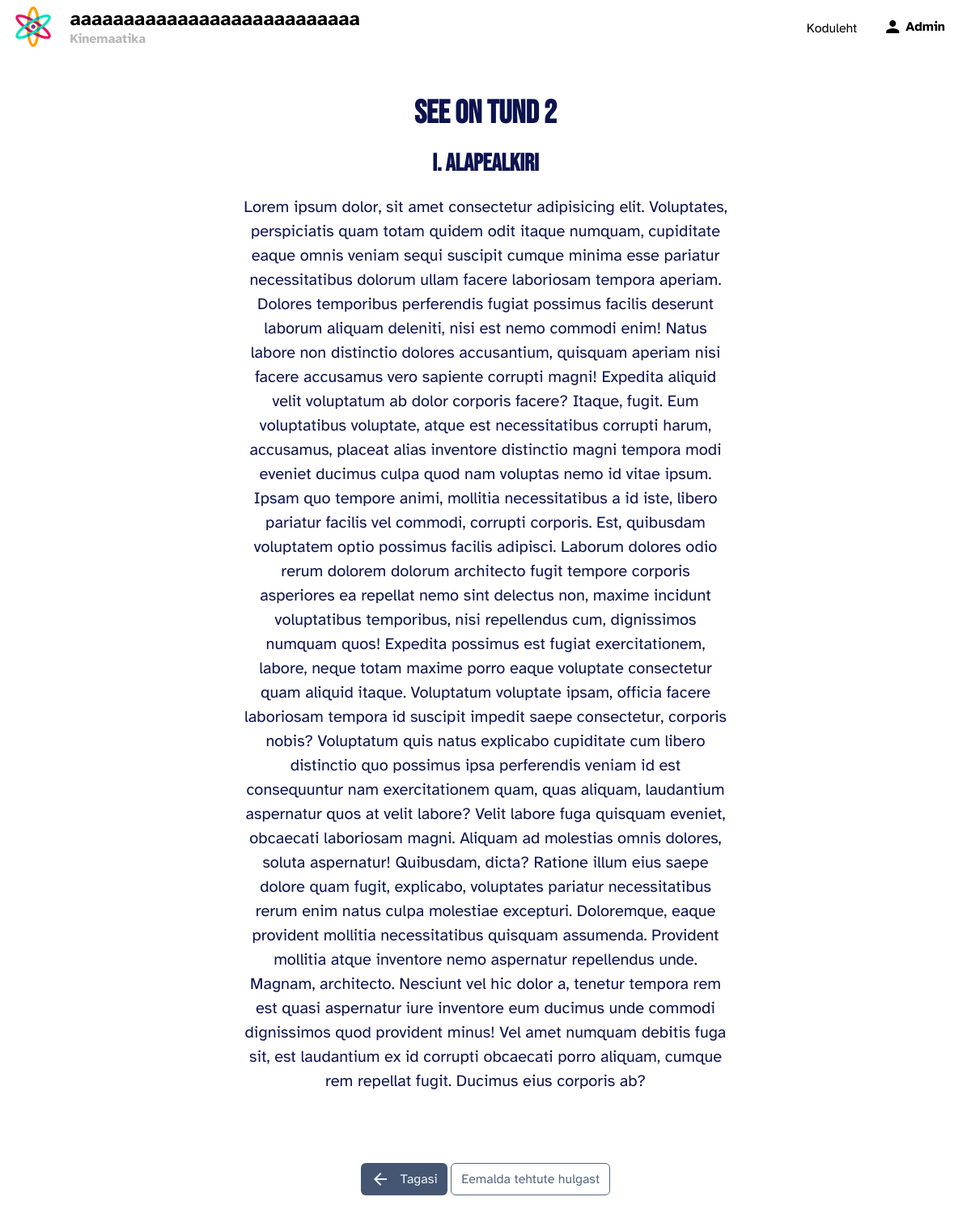
Before: /lesson/3 (signed in) with the older database file.
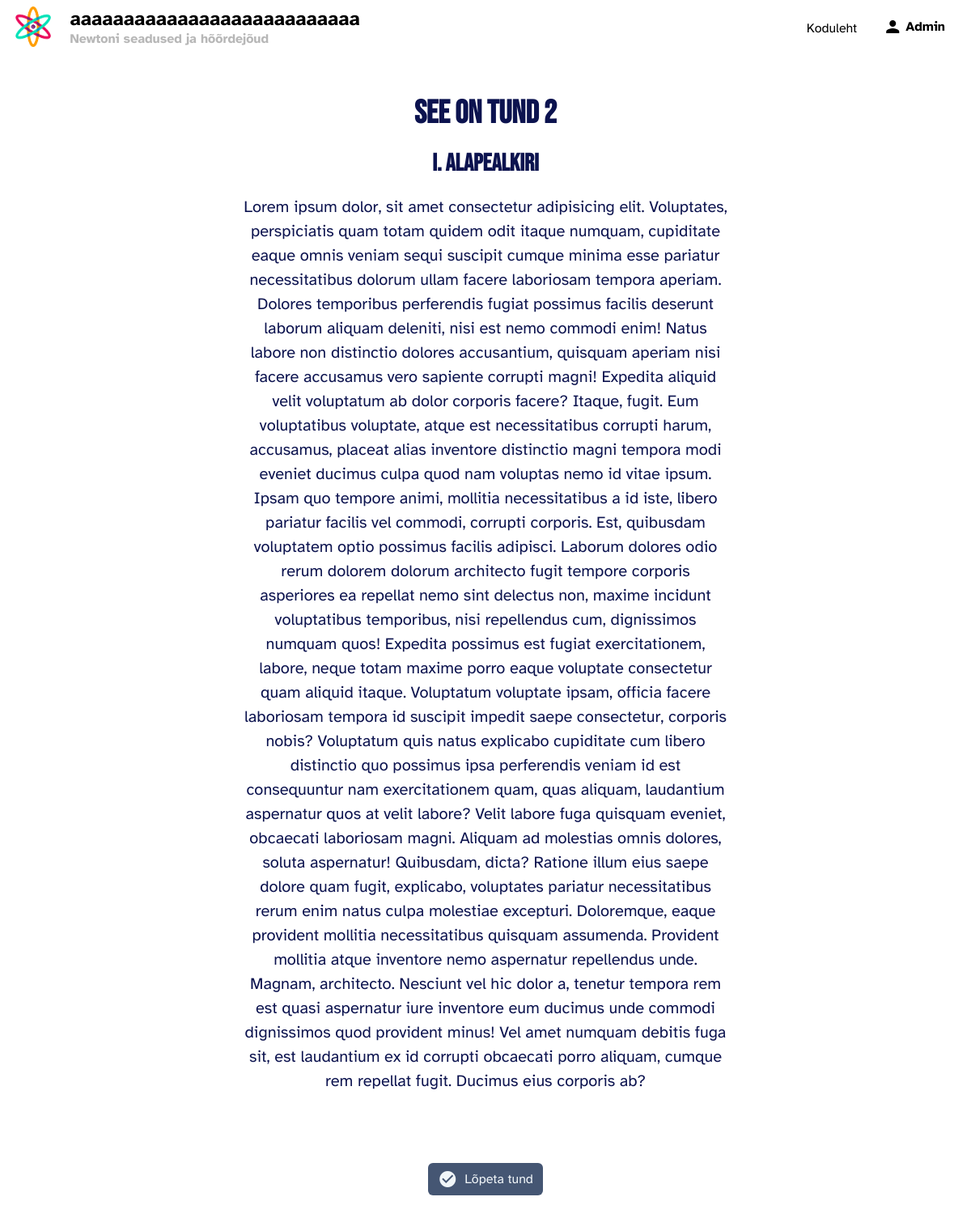
After: the same page with the newer database file.
### app/models.py (models this page shows, shortened)
class Lesson(models.Model):
    title = models.CharField(max_length=200)
    course = models.ForeignKey(Course, on_delete=models.CASCADE)
    lesson = models.CharField(max_length=200)
    image = models.TextField(blank=True, default="https://previews.123rf.com/images/tupungato/tupungato1612/tupungato161200137/69249841-physics-lesson-hand-written-law-of-physics-equations-set-science-vector-illustration.jpg")
    onlyForAdmin = models.BooleanField(default=False)
    lessonNumber = models.PositiveSmallIntegerField(default=1)

class Course(models.Model):
    title = models.CharField(max_length = 200)
    kasutajad = models.ManyToManyField(User, blank=True)
    image = models.TextField(blank=True, default="https://images.theconversation.com/files/191827/original/file-20171025-25516-g7rtyl.jpg?ixlib=rb-1.1.0&rect=0%2C70%2C7875%2C5667&q=45&auto=format&w=926&fit=clip")
    description = models.TextField(default="Kirjeldus selle kursuse kohta")
    only_for_admin = models.BooleanField(default=False)

### app/views.py (the view)
# urls.py: path("lesson/<int:id>", views.lesson, name="lesson"),
@login_required
def lesson(request, id):
    context = {}
    lesson = get_object_or_404(Lesson, pk=id)
    if not lesson.course.kasutajad.contains(request.user) or lesson.onlyForAdmin and not request.user.is_superuser:
        request.session["message"] = "Sul ei ole õigust sellele lehele ligi pääseda"
        return redirect("/")
    is_complete = None
    try:
        is_complete = LessonCompleted.objects.get(Q(user=request.user) & Q(lesson=lesson))
    except:
        is_complete = None
    context["lesson"] = lesson
    context["course"] = lesson.course
    context["isComplete"] = is_complete is not None
    return render(request, "lessons/"+str(lesson.course.id)+"/"+lesson.lesson+".html", context)

### app/templates/lessons/1/lesson2.html (shortened to what this page needs)
{% extends 'base_lesson.html' %}
{% block lesson %}
    <h1>See on tund 2</h1>
    <h2>I. Alapealkiri</h2>
    <p>Lorem ipsum dolor, sit amet consectetur adipisicing elit. Voluptates, perspiciatis quam totam quidem odit itaque numquam, cupiditate eaque omnis veniam sequi suscipit cumque minima esse pariatur necessitatibus dolorum ullam facere laboriosam tempora aperiam. Dolores temporibus perferendis fugiat possimus facilis deserunt laborum aliquam deleniti, nisi est nemo commodi enim! Natus labore non distinctio dolores accusantium, quisquam aperiam nisi facere accusamus vero sapiente corrupti magni! Expedita aliquid velit voluptatum ab dolor corporis facere? Itaque, fugit. Eum voluptatibus voluptate, atque est necessitatibus corrupti harum, accusamus, placeat alias inventore distinctio magni tempora modi eveniet ducimus culpa quod nam voluptas nemo id vitae ipsum. Ipsam quo tempore animi, mollitia necessitatibus a id iste, libero pariatur facilis vel commodi, corrupti corporis. Est, quibusdam voluptatem optio possimus facilis adipisci. Laborum dolores odio rerum dolorem dolorum architecto fugit tempore corporis asperiores ea repellat nemo sint delectus non, maxime incidunt voluptatibus temporibus, nisi repellendus cum, dignissimos numquam quos! Expedita possimus est fugiat exercitationem, labore, neque totam maxime porro eaque voluptate consectetur quam aliquid itaque. Voluptatum voluptate ipsam, officia facere laboriosam tempora id suscipit impedit saepe consectetur, corporis nobis? Voluptatum quis natus explicabo cupiditate cum libero distinctio quo possimus ipsa perferendis veniam id est consequuntur nam exercitationem quam, quas aliquam, laudantium aspernatur quos at velit labore? Velit labore fuga quisquam eveniet, obcaecati laboriosam magni. Aliquam ad molestias omnis dolores, soluta aspernatur! Quibusdam, dicta? Ratione illum eius saepe dolore quam fugit, explicabo, voluptates pariatur necessitatibus rerum enim natus culpa molestiae excepturi. Doloremque, eaque provident mollitia necessitatibus quisquam assumenda. Provident mollitia atque inventore nemo aspernatur repellendus unde. Magnam, architecto. Nesciunt vel hic dolor a, tenetur tempora rem est quasi aspernatur iure inventore eum ducimus unde commodi dignissimos quod provident minus! Vel amet numquam debitis fuga sit, est laudantium ex id corrupti obcaecati porro aliquam, cumque rem repellat fugit. Ducimus eius corporis ab?</p>
{% endblock %}

### app/templates/base_lesson.html (shortened to what this page needs)
{% extends 'base.html' %}
{% load static %}
{% block head %}
    <link rel="stylesheet" href="{% static 'lesson.css' %}">
{% endblock %}
{% block title %}
<div class="two-row-nav-title">
    <h1>{{ lesson.title }}</h1>
    <p style="cursor: pointer;" onclick="window.location.href = '{% url 'course' id=course.id %}'" class="secondary">{{ course.title }}</p>
</div>
{% endblock %}
{% block content %}
    <div class="lesson-content">
        {% block lesson %}
        {% endblock%}
    </div>
    <br><br><br>
    <div class="lesson-end">
        {% if not isComplete %}
            <button onclick="onFinishLesson()" class="filled"><i class="material-icons">check_circle</i> &nbsp;  Lõpeta tund</button>
        {% else %}
            <a href="{% url 'index' %}" class="link-button filled"><i class="material-icons">arrow_back</i> &nbsp;  Tagasi</a>
            <button onclick="window.location.href = '{% url 'removeLesson' id=lesson.id %}'" class="outlined">Eemalda tehtute hulgast</button>
        {% endif %}
    </div>
    <br><br>
{% endblock %}

### app/templates/base.html (shortened to what this page needs)
{% load static %}
<!DOCTYPE html>
<html lang="en">
<head>
    <link rel="stylesheet" href="{% static 'variables.css' %}">
    <link rel="stylesheet" href="{% static 'master.css' %}">
    {% block head %}{% endblock %}
</head>
<body>
    {% block navbar %}
    <div class="navbar">
        <div class="navbar-content">
            <div>
                <a class="no-style" href="/"><img src="{% static 'logo.png' %}" alt="" class="nav-logo"></a>
                {% block title %}{% endblock %}
            </div>
            <div class="options">
                {% block options %}
                    <a href="{% url 'index' %}">Koduleht</a>
                {% endblock %}
                {% if user.is_authenticated %}
                    <a id="user-link" title="{{ user.username|title }}" class="user-text account-link"><i class="material-icons">person</i> {{user.username | title}}</a>
                {% else %}
                    <a class="user-text" href="{% url 'login' %}"><i class="material-icons">login</i></a>
                {% endif %}
            </div>
        </div>
    </div>
    {% endblock %}
    <div id="top-margin"></div>
    {% block content %}
    {% endblock %}
</body>
</html>

### app/static/variables.css (style rules this page uses)
:root { --primary-color: 23, 141, 209; --primary-color: 69, 86, 115; --text-color: 12,19,79; --secondary-text-color: 241,246,249; --background-color: 255,255,255; --red-color: 231,97,97; --secondary-color: 183, 183, 183; --shadow-color: 0, 0, 0; --highlight-color: #ABCDEF; --navbar-color: var(--primary-color); --account-popup-color: 255, 255, 255; --navbar-text-color: black; --title-font: "Bebas Neue"; --main-font: "Atkinson Hyperlegible"; --outline: 1px solid rgb(var(--primary-color)); --gold-color: 212,175,55; --mobile-width: 600px; }

### app/static/master.css (style rules this page uses)
* { -webkit-font-smoothing: antialiased; }
body, html { background: rgb(var(--background-color)); font-family: var(--main-font); margin: 4px 16px; color: rgb(var(--text-color)); transition: background-color 100ms, color 100ms; -webkit-transition: background-color 100ms; -o-transition: background-color 100ms; -moz-transition: background-color 100ms; scroll-behavior: smooth; }
.navbar { margin: 0; background: rgba(var(--background-color), 0.9); backdrop-filter: blur(2px); -webkit-backdrop-filter: blur(6px); position: absolute; top: 0; left: 0; right: 0; color: var(--navbar-text-color); padding: 8px 16px; z-index: 100; }
.navbar h1 { font-size: 1.5rem; display: inline; vertical-align: middle; overflow-wrap: anywhere; }
.navbar * { display: inline; vertical-align: middle; }
.navbar .nav-logo { user-select: none; cursor: pointer; background-color: transparent; max-height: 50px; max-width: 50px; display: inline; vertical-align: middle; margin-right: 16px; }
.navbar .navbar-content { display: flex; flex-wrap: nowrap; justify-content: space-between; flex-direction: row; align-items: center; }
.navbar .options { display: inline-flex; align-items:flex-end; }
.options > a { color: rgb(var(--navbar-text-color)); margin: 0 8px; font-size: inherit; }
.navbar .two-row-nav-title { display: inline-flex; flex-direction: column; align-items:start; margin: 0; }
.navbar .two-row-nav-title * { margin-bottom: 0; margin-top: 0; }
.navbar .user-text { font-weight: bold; display: inherit; cursor: pointer; }
a { color: rgb(var(--primary-color)); transition: all 200ms; border-radius: 6px; padding: 4px 8px; margin: 8px 0; display: inline-flex; align-items: center; vertical-align: middle; text-decoration: none; }
a > i { margin-right: 4px; }
button, .link-button { height: 40px; border-radius: 6px; padding: 8px 12px; border: none; box-sizing: border-box; transition: all 200ms; font-family: var(--main-font); font-size: 16px; cursor: pointer; display: inline-flex; align-items: center; vertical-align: middle; margin-top: 6px; margin-bottom: 7px; justify-content: center; user-select: none; }
.filled, .link-button { text-decoration: none; background-color: rgb(var(--primary-color)); color: rgb(var(--secondary-text-color)); }
.secondary { margin-top: 0; color: rgb(var(--secondary-color)); font-weight: 800; }
img { border-radius: 6px; transition: all 100ms linear; }
.no-style, .no-style:hover { all: unset; border-radius: 6px; }
.material-icons { user-select: none; }
.account-popup h1,p { overflow-wrap: anywhere; }
#user-link { user-select: none; }
.mobile-options * { text-align: start; color: rgb(var(--navbar-text-color)); padding-left: 0; }

### app/static/lesson.css (style rules this page uses)
.lesson-content { text-align: center; font-size: 20px; width: min(600px, 95%); margin: auto; line-height: 150%; }
.lesson-content h1,h2,h3,h4,h5,h6 { font-family: var(--title-font); line-height: 100%; }
img { max-height: 500px; max-width: 100%; }
.lesson-end { width: max-content; margin: auto; text-align: center; }

Changed rows visible on the page:
changed Course: title "Kinemaatika" → "Newtoni seadused ja hõõrdejõud"
Other visible differences:
text no longer shown: "Tagasi Eemalda tehtute hulgast"
text now shown: "Lõpeta tund"
